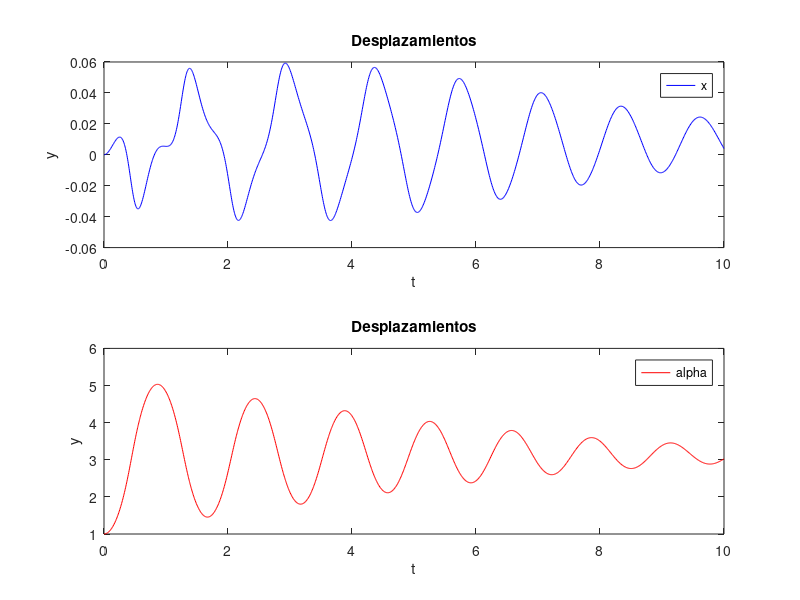
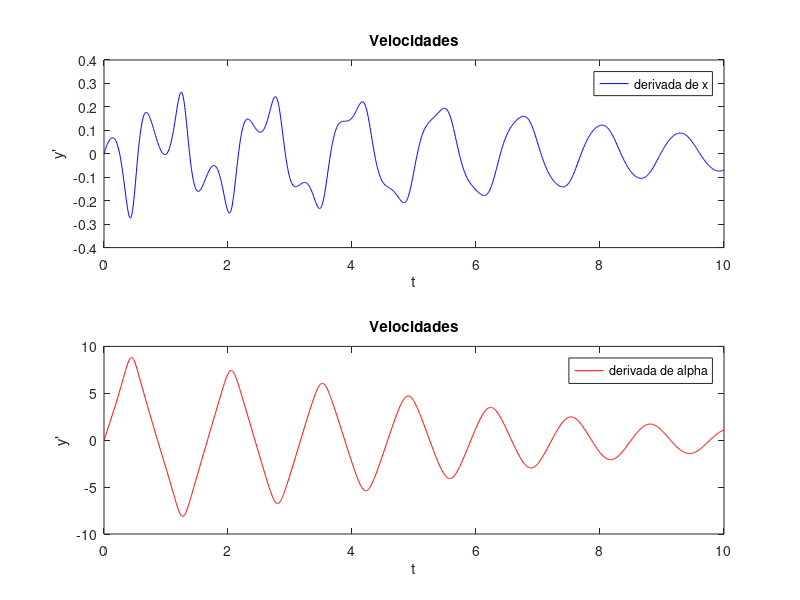

MATLAB code to generate these figures, in order:
function sol = resolverSistema2o()

%parametros
Ip = 0.0079;
Mc = 0.7031;
lp = 0.3302;
Mp = 0.23;
Fc = 0;
Beq = 4.3;
g = 9.81;
Bp = 0.0024;


f = @(t,Y) deal( [] ); %mantener estructura

f = @(t,Y) [ ...
    Y(2); ...
    ( (Ip + Mp*lp^2)*Fc + Mp^2*lp^2*g*cos(Y(3))*sin(Y(3)) - (Ip + Mp*lp^2)*Beq*Y(2) + (Ip*Mp*lp - Mp^2*lp^3)*Y(4)^2*sin(Y(3)) - Mp*lp*Y(4)*cos(Y(3))*Bp ) ...
        / ( (Mc + Mp)*Ip + Mc*Mp*lp^2 + Mp^2*lp^2*sin(Y(3))^2 ); ...
    Y(4); ...
    ( (Mc + Mp) * Mp * g * lp * sin(Y(3)) - (Mc + Mp) * Bp * Y(4) + Fc * Mp * lp * cos(Y(3)) - Mp^2 *lp^2 * Y(4)^2 * sin(Y(3)) * cos(Y(3)) - Beq * Mp * lp * Y(2) * cos(Y(3)) ) ...
        / ( (Mc + Mp) * Ip + Mc * Mp * lp^2 + Mp^2 * lp^2 * sin(Y(3))^2 ) ...
    ];

%condiciones
y1_0 = 0; y1dot_0 = 0; %x dx
y2_0 = 1; y2dot_0 = 0; %alpha dalpha
Y0 = [y1_0; y1dot_0; y2_0; y2dot_0];

tspan = [0 10];


opts = odeset('RelTol',1e-6,'AbsTol',1e-8);

%resolver
[t, Y] = ode45(f, tspan, Y0, opts);

%salida
sol.t = t;
sol.Y = Y; %columnas: [y1, y1', y2, y2']

%graficar
figure;
subplot(2,1,1);
plot(t, Y(:,1), '-b');
xlabel('t'); ylabel('y'); legend('x'); title('Desplazamientos');

subplot(2,1,2);
plot( t, Y(:,3), '-r');
xlabel('t'); ylabel('y'); legend('alpha'); title('Desplazamientos');

figure;
subplot(2,1,1);
plot(t, Y(:,2), '-b');
xlabel('t'); ylabel('y'''); legend('derivada de x'); title('Velocidades');

subplot(2,1,2);
plot( t, Y(:,4), '-r');
xlabel('t'); ylabel('y'''); legend('derivada de alpha'); title('Velocidades');

end